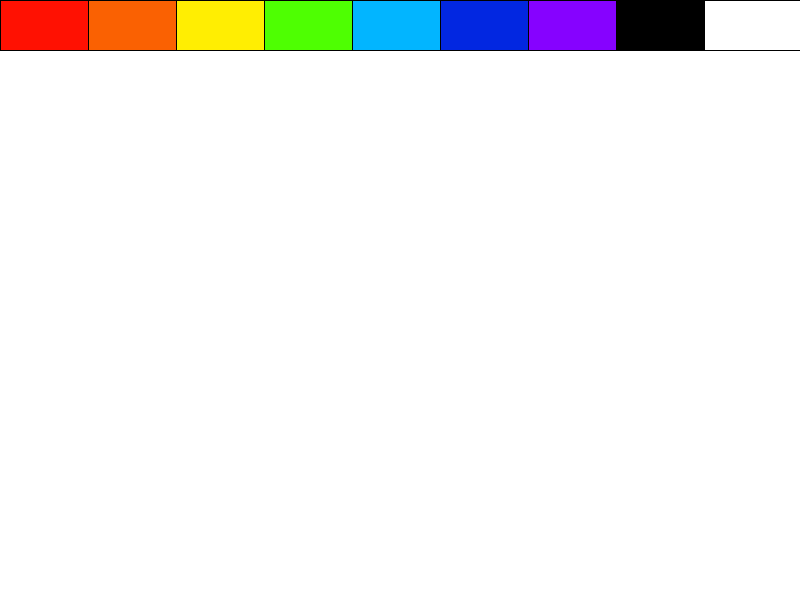
Frame 1 (no input)
Frame 60 (the mouse pressed at the canvas centre just before this capture): identical to frame 1, image omitted
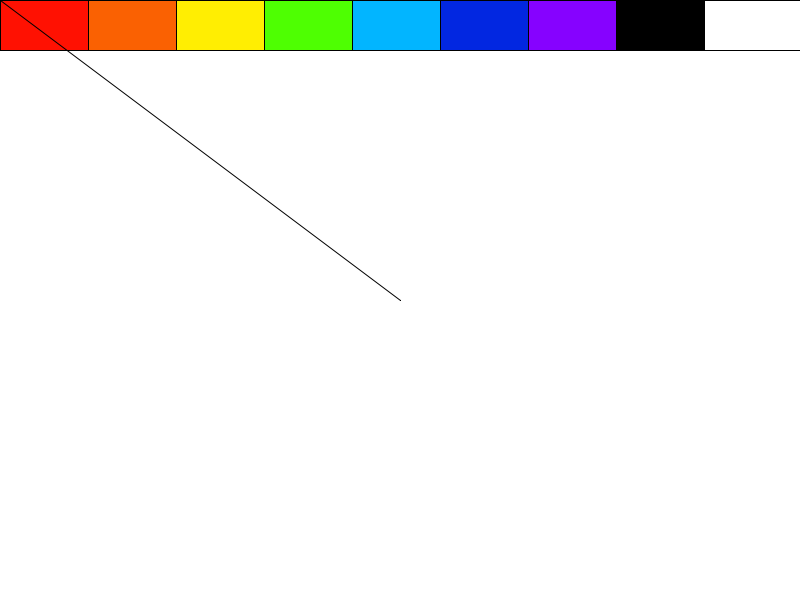
Frame 120 (the mouse held since frame 60 and released just before this capture)

The Processing sketch that drew these frames (run headless with seeded random() and noise(); from frame 60 on, the mouse is pressed at the canvas centre):

// Processing sketch: processing_126718
// ── processing_126718.pde

int counter;
void setup (){
  size (800,600);
  background (#FFFFFF);
  rect (0,0,width,50);

fill (255,17,2);
rect (0,0,width/5,50);

fill (250,97,2);
rect (width/9,0,width/5,50);

fill (255,238,2);
rect (width/9*2,0,width/5,50);

fill (78,255,2);
rect (width/9*3,0,width/5,50);

fill (2,181,255);
rect (width/9*4,0,width/5,50);

fill (2,39,225);
rect (width/9*5,0,width/5,50);

fill (134,2,255);
rect (width/9*6,0,width/5,50);

fill (0,0,0);
rect (width/9*7,0,width/5,50);

fill (255,255,255);
rect (width/9*8,0,width/5,50);

}
 
void draw (){
   
  if (mousePressed && mouseX>0 && mouseX<width/9 && mouseY<50){
    strokeWeight (9);
    stroke (255,17,2);
  }
   
  if (mousePressed && mouseX>width/9 && mouseX<width/9*2 && mouseY<50){
    strokeWeight (9);
    stroke (250,97,2);
  }
   
  if (mousePressed && mouseX>width/9*2 && mouseX<width/9*3 && mouseY<50){
    strokeWeight (9);
    stroke (255,238,2);
  }
   
  if (mousePressed && mouseX>width/9*3 && mouseX<width/ 9*4 && mouseY<50){
    strokeWeight(9);
     stroke (78,255,2);
 }

     
      if (mousePressed && mouseX>width/9*4 && mouseX<width/ 9*5 && mouseY<50){
    strokeWeight(9);
    stroke (2,181,255);
    
    }
    
    
     if (mousePressed && mouseX>width/9*5 && mouseX<width/ 9*6 && mouseY<50){
    strokeWeight(9);
    stroke (2,39,225);
  }
   
    
    
     if (mousePressed && mouseX>width/9*6 && mouseX<width/9*7 && mouseY<50){
    strokeWeight(9);
    stroke (134,2,255);
  
 }
    if (mousePressed && mouseX>width/9*7 && mouseX<width/9*8 && mouseY<50){
    strokeWeight(9);
    stroke (0,0,0);
   
 }
    if (mousePressed && mouseX>width/9*8 && mouseX<width && mouseY<50){
    strokeWeight(9);
    stroke (255,255,255);
 
  }
   
  if (mousePressed&&mouseY>60){
line (mouseX,mouseY,pmouseX,pmouseY);
}
}
 
